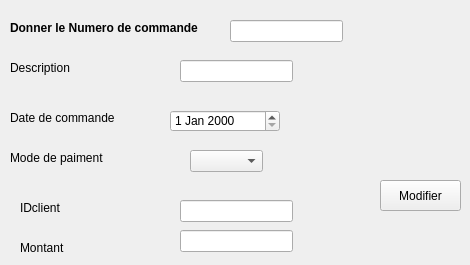
      <widget class="QWidget" name="tab_3">
       <attribute name="title">
        <string>Modifier</string>
       </attribute>
       <widget class="QLabel" name="label_10">
        <property name="geometry">
         <rect>
          <x>10</x>
          <y>20</y>
          <width>231</width>
          <height>16</height>
         </rect>
        </property>
        <property name="text">
         <string>&lt;html&gt;&lt;head/&gt;&lt;body&gt;&lt;p&gt;&lt;span style=&quot; font-weight:600;&quot;&gt;Donner le Numero de commande&lt;/span&gt;&lt;/p&gt;&lt;/body&gt;&lt;/html&gt;</string>
        </property>
       </widget>
       <widget class="QLineEdit" name="Mnum">
        <property name="geometry">
         <rect>
          <x>230</x>
          <y>20</y>
          <width>113</width>
          <height>22</height>
         </rect>
        </property>
       </widget>
       <widget class="QLabel" name="label_12">
        <property name="geometry">
         <rect>
          <x>10</x>
          <y>60</y>
          <width>91</width>
          <height>16</height>
         </rect>
        </property>
        <property name="text">
         <string>Description</string>
        </property>
       </widget>
       <widget class="QLineEdit" name="Mdescription">
        <property name="geometry">
         <rect>
          <x>180</x>
          <y>60</y>
          <width>113</width>
          <height>22</height>
         </rect>
        </property>
       </widget>
       <widget class="QLabel" name="label_14">
        <property name="geometry">
         <rect>
          <x>10</x>
          <y>110</y>
          <width>121</width>
          <height>16</height>
         </rect>
        </property>
        <property name="text">
         <string>Date de commande</string>
        </property>
       </widget>
       <widget class="QDateEdit" name="Mdate">
        <property name="geometry">
         <rect>
          <x>170</x>
          <y>110</y>
          <width>110</width>
          <height>22</height>
         </rect>
        </property>
       </widget>
       <widget class="QLabel" name="label_15">
        <property name="geometry">
         <rect>
          <x>10</x>
          <y>150</y>
          <width>111</width>
          <height>16</height>
         </rect>
        </property>
        <property name="text">
         <string>Mode de paiment</string>
        </property>
       </widget>
       <widget class="QComboBox" name="Mmodepaiment_2">
        <property name="geometry">
         <rect>
          <x>190</x>
          <y>150</y>
          <width>73</width>
          <height>22</height>
         </rect>
        </property>
       </widget>
       <widget class="QLabel" name="label_16">
        <property name="geometry">
         <rect>
          <x>20</x>
          <y>200</y>
          <width>55</width>
          <height>16</height>
         </rect>
        </property>
        <property name="text">
         <string>IDclient</string>
        </property>
       </widget>
       <widget class="QLineEdit" name="Midclient">
        <property name="geometry">
         <rect>
          <x>180</x>
          <y>200</y>
          <width>113</width>
          <height>22</height>
         </rect>
        </property>
       </widget>
       <widget class="QPushButton" name="Modifier">
        <property name="geometry">
         <rect>
          <x>380</x>
          <y>180</y>
          <width>81</width>
          <height>31</height>
         </rect>
        </property>
        <property name="text">
         <string>Modifier</string>
        </property>
       </widget>
       <widget class="QLabel" name="label_17">
        <property name="geometry">
         <rect>
          <x>20</x>
          <y>240</y>
          <width>55</width>
          <height>16</height>
         </rect>
        </property>
        <property name="text">
         <string>Montant</string>
        </property>
       </widget>
       <widget class="QLineEdit" name="MMontant">
        <property name="geometry">
         <rect>
          <x>180</x>
          <y>230</y>
          <width>113</width>
          <height>22</height>
         </rect>
        </property>
       </widget>
      </widget>
